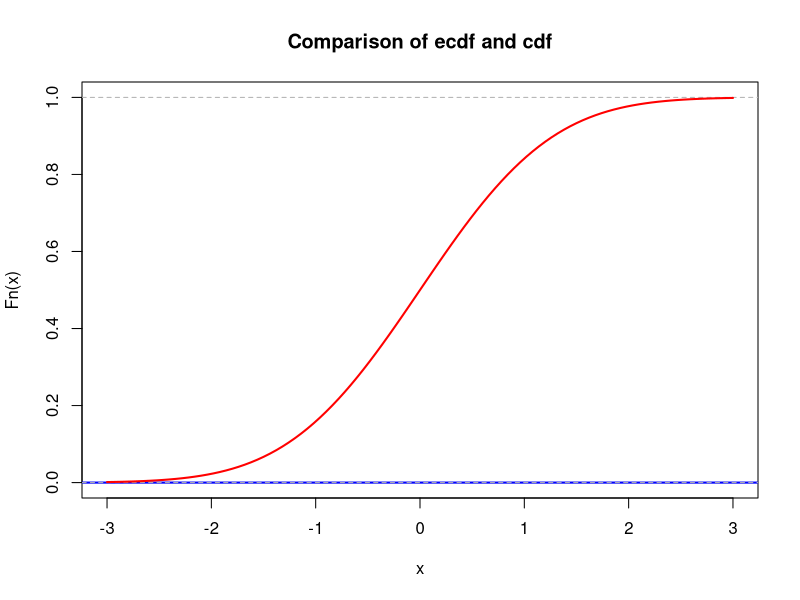
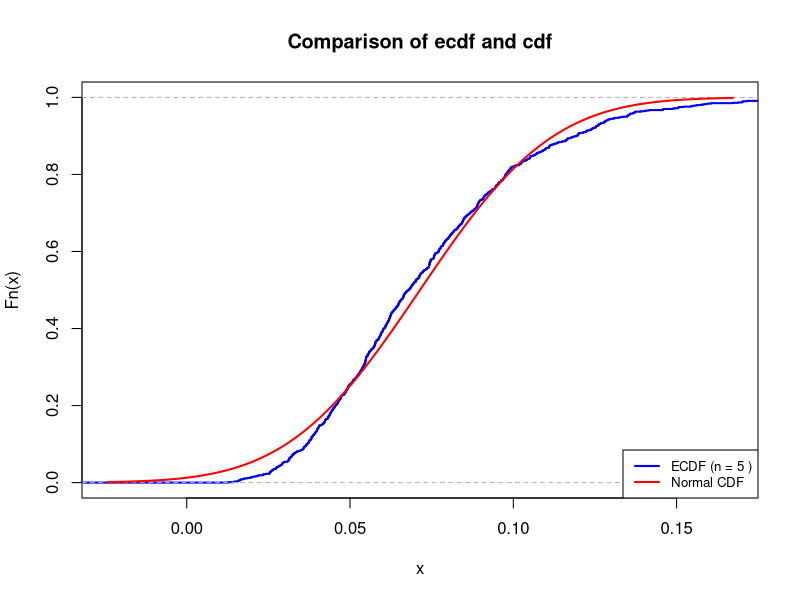
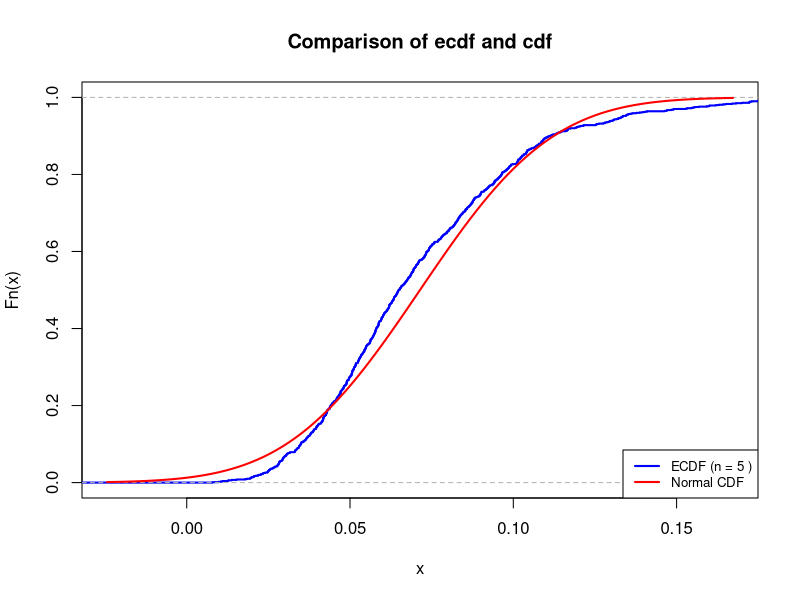
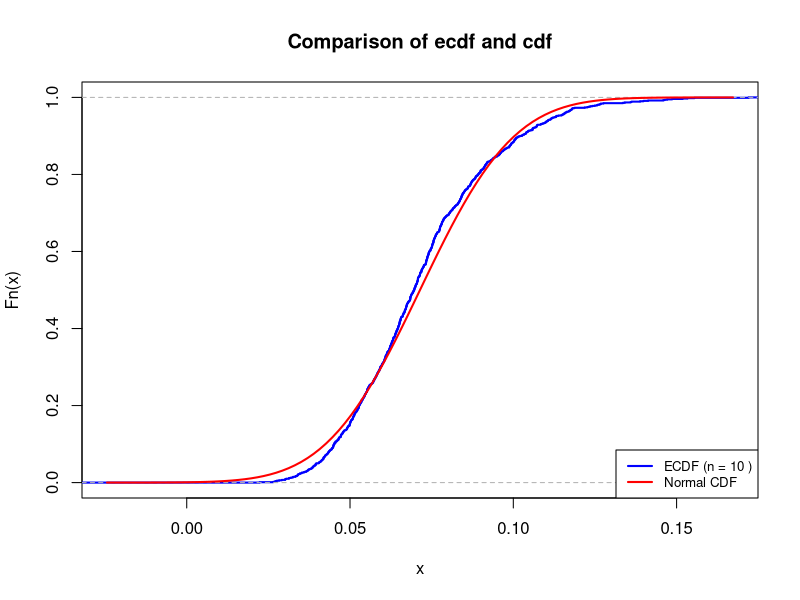
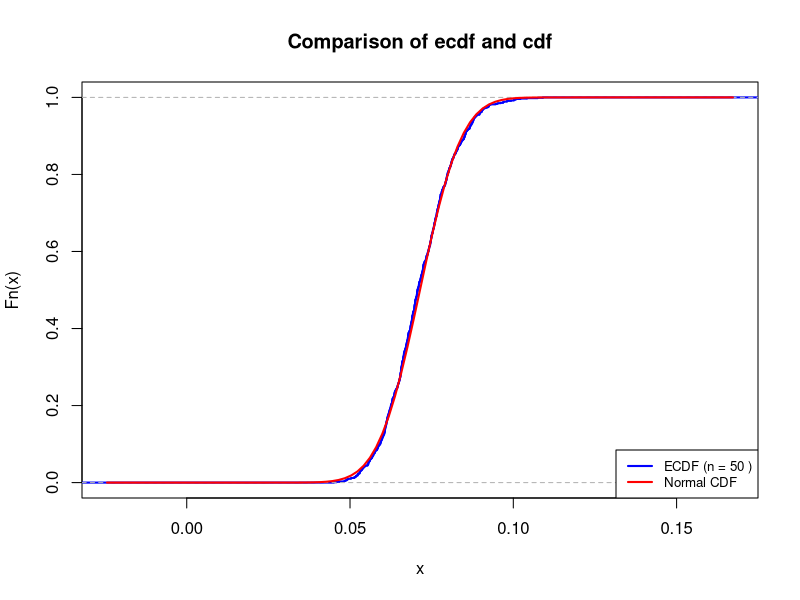

Write R code to recreate these figures, in order. (Note: this script raises an error after producing the figures.)
## ---- chunk 1
# your team id number 
                          ###
id <- 4                  ### Change to the correct id!
                          ###
set.seed(id)
p <- id/100
# matrices G and H
G <- matrix(c(1, 1, 1, 0, 0, 0, 0,
		1, 0, 0, 1, 1, 0, 0,
		0, 1, 0, 1, 0, 1, 0,
		1, 1, 0, 1, 0, 0, 1), nrow = 4, byrow = TRUE)
H <- t(matrix(c(1, 0, 1, 0, 1, 0, 1,
		0, 1, 1, 0, 0, 1, 1,
		0, 0, 0, 1, 1, 1, 1), nrow = 3, byrow = TRUE))
cat("The matrix G is: \n") 
G  
cat("The matrix H is: \n") 
H
cat("The product GH must be zero: \n")
(G%*%H) %%2
## ---- chunk 2
# generate N messages

message_generator <- function(N) {
  matrix(sample(c(0,1), 4*N, replace = TRUE), nrow = N)
}  
messages <- message_generator(100)
codewords <- (messages %*% G) %% 2
## ---- chunk 3
N <- nrow(messages)
n_bits <- ncol(G)

# кожен біт пошкоджується незалежно з імовірністю p
errors <- matrix(rbinom(N * n_bits, 1, p), nrow = N, ncol = n_bits)

# накладаємо помилки на кодові слова (XOR по модулю 2)
received <- (codewords + errors) %% 2

# перевіримо перші кілька рядків
head(errors)
head(received)
## ---- chunk 4
# syndrome calculation
syndromes <- (received %*% H) %% 2

# all possible single-bit errors
error_patterns <- diag(7)

# синдроми для кожного з них
syndrome_table <- (error_patterns %*% H) %% 2

# додаємо випадок "нема помилки"
syndrome_table <- rbind(rep(0,3), syndrome_table)

corrected <- received  # створюємо копію для виправлення

for (i in 1:nrow(received)) {
  s <- syndromes[i, ]
  # знаходимо індекс рядка в syndrome_table, який збігається з s
  match_idx <- which(apply(syndrome_table, 1, function(row) all(row == s))) - 1
  if (length(match_idx) == 1 && match_idx > 0) {
    # flip the corresponding bit
    corrected[i, match_idx] <- (corrected[i, match_idx] + 1) %% 2
  }
}

decoded <- corrected[, 1:4]

# обудова таблиці всіх кодових слів (16 можливих)
all_msgs <- as.matrix(expand.grid(0:1, 0:1, 0:1, 0:1))
all_code <- (all_msgs %*% G) %% 2

# допоміжна функція: робить рядок "0101010" для порівняння
key <- function(M) apply(M, 1, paste0, collapse = "")

# створюємо "словник" кодових слів -> повідомлень
dict_keys <- key(all_code)

# --- після виправлення помилок ---
recv_keys <- key(corrected)
idx <- match(recv_keys, dict_keys)

# декодовані повідомлення за знайденими індексами
decoded <- all_msgs[idx, , drop = FALSE]

success <- rowSums(decoded == messages) == 4
p_hat <- mean(success)
cat("Estimated probability of correct transmission (p_hat):", p_hat, "\n")

## ---- chunk 5
N <- nrow(messages)                           # кількість симуляцій
SE <- sqrt(p_hat * (1 - p_hat) / N)           # стандартна похибка
epsilon <- 1.96 * SE                          # напівдовжина 95% ДІ
CI <- c(p_hat - epsilon, p_hat + epsilon)

cat(sprintf("p_hat = %.5f\n", p_hat))
cat(sprintf("SE     = %.6f\n", SE))
cat(sprintf("95%% CI = (%.5f, %.5f)\n", CI[1], CI[2]))

## ---- chunk 6
eps_target <- 0.03

# плагін-оцінка за поточним p_hat
N <- ceiling( (1.96^2 * p_hat * (1 - p_hat)) / eps_target^2 )

cat(sprintf("N >= %d\n", N))

## ---- chunk 7

## ---- chunk 8
lambda <- 1  # change this!
N <- 100     # change this!
mu <- N * lambda
K <- 1e3
n <- 5
sample_means <- colMeans(matrix(rpois(n*K, lambda = mu), nrow=n))
## ---- chunk 9
mu <- 0       # change this!
sigma <- 1    # change this!
## ---- chunk 10
xlims <- c(mu-3*sigma,mu+3*sigma)
Fs <- ecdf(sample_means)
plot(Fs, 
     xlim = xlims, 
     ylim = c(0,1),
     col = "blue",
     lwd = 2,
     main = "Comparison of ecdf and cdf")
curve(pnorm(x, mean = mu, sd = sigma), col = "red", lwd = 2, add = TRUE)
## ---- chunk 11
nu1 <- 14
K <- 1e3
n <- 5 #change 10, 50
sample_means <- colMeans(matrix(rexp(n*K, rate = nu1), nrow=n))
## ---- chunk 12
mu <- 1/nu1 #teoretical
sigma <- 1/(sqrt(n)*nu1) # var(sample mean)
## ---- chunk 13
xlims <- c(mu-3*sigma,mu+3*sigma) # 99.7% of data in mu +- 3sigma in normal dist.

Fs <- ecdf(sample_means)
plot(Fs, 
     xlim = xlims, 
     col = "blue",
     lwd = 2,
     main = "Comparison of ecdf and cdf")

curve(pnorm(x, mean = mu, sd = sigma), col = "red", lwd = 2, add = TRUE)

legend("bottomright", 
       legend = c(paste("ECDF (n =", n, ")"), "Normal CDF"), 
       col = c("blue", "red"), 
       lwd = 2, 
       cex = 0.8)
## ---- chunk 14
max_diff <- max(abs(Fs(sample_means)-pnorm(sample_means, mean = mu, sd = sigma)))
cat("For n =", N, "maximal difference between the two c.d.f.'s =", max_diff)
## ---- chunk 15
n_vals <- c(5, 10, 50)
for (n in n_vals) {
  sample_means <- colMeans(matrix(rexp(n*K, rate = nu1), nrow=n))
  mu <- 1/nu1 #teoretical
  sigma <- 1/(sqrt(n)*nu1) # var(sample mean)
  Fs <- ecdf(sample_means)
  plot(Fs, 
       xlim = xlims, 
       col = "blue",
       lwd = 2,
       main = "Comparison of ecdf and cdf")
  
  curve(pnorm(x, mean = mu, sd = sigma), col = "red", lwd = 2, add = TRUE)
  
  legend("bottomright", 
         legend = c(paste("ECDF (n =", n, ")"), "Normal CDF"), 
         col = c("blue", "red"), 
         lwd = 2, 
         cex = 0.8)
}
## ---- chunk 16
desired <- 0.95

#Markov
N_markov <- ceiling(100/(100*(1-desired)*nu1)) #3
cat("Markov: N >=", N_markov, "\n")
#CLT
N_clt <- floor((100 + qnorm(1-desired)*sqrt(100))/(100*nu1)) #0
cat("CLT: N <=", N_clt, "\n")
#Chernoff
N_chernoff <- 10#default -> 10, too big
for (N in 1:10) {
  nu <- nu1*N
  bound <- exp(min*nu - 100) * (min*nu/100)^100
  if (bound <= (1-desired)) {
    N_chernoff <- N
    break
  }
}
cat("Chernoff: N <=", N_chernoff, "\n")
#Predicted
N_pred <- 2
nu <- nu1*N_pred

S_samples <- replicate(K, sum(rexp(100, rate = nu)))

hist(S_samples, breaks = 30, col = "skyblue",
     main = paste("Total Time Distribution (N =", N_pred, ")"),
     xlab = "Seconds")

safe_prob <- mean(S_samples <= 100) #???
cat("Probability the location is safe: P =", round(safe_prob, 4), "\n")
## ---- chunk 17
set.seed(4)
mu <- 4
sigma <- sqrt(2*4 + 7)
N <- 100

X <- rnorm(N, mean = mu, sd = sigma)
Y <- 1/X
one_over_X_ <- 1/mean(X)
Y_ <- mean(Y)

cat("1 / mean(X)", one_over_X_, "\n")
cat("mean(Y):", Y_, "\n")
## ---- chunk 18
lambda <- 2
N <- 100

set.seed(4)
#X,Y - i.i.d. r.v. with Exp(2)
X <- rexp(N, rate = lambda)
Y <- rexp(N, rate = lambda)
Z <- log(X) + 5

# Q.Q.-plot X,Y
qqplot(X, Y, main = "Q.Q.-plot: X,Y (Exp(2))", xlab = "X quantile", ylab = "Y quantile")
abline(0, 1, col = "red", lty = 2)

# Scatterplot X,Y
plot(X, Y, main = "Scatterplot: X,Y", xlab = "X", ylab = "Y")
abline(0, 1, col = "red", lty = 2)

# Q.Q.-plot X,Z
qqplot(X, Z, main = "Q.Q.-plot X,Z", xlab = "X quantile", ylab = "Y quantile")
abline(0, 1, col = "red", lty = 2)

# Scatterplot X,Z
plot(X, Z, main = "Scatterplot X,Z", xlab = "X", ylab = "Z")
curve(log(x) + 5, from = min(X), to = max(X), add = TRUE, col = "red", lwd = 2)
## ---- chunk 19
N <- 100
set.seed(4)
X <- rbinom(N, size = 3, prob=0.5)

teor_exp_x <- 3*0.5
teor_var_x <- 3*0.5*(1-0.5)
cat("Teoretical Expectation of X =", teor_exp_x, "\n")
cat("Teoretical Variance of X =", teor_var_x, "\n\n")

sample_mean_x <- mean(X)
sample_var_X <- var(X)
cat("Sample mean of X =", sample_mean_x, "\n")
cat("Sample variance of X =", sample_var_X, "\n")
## ---- chunk 20
Y <- 0.5*X - 1


teor_exp_y <- 0.5*teor_exp_x -1
teor_var_y <- 0.5^2 *teor_var_x
cat("Teoretical Expectation of Y =", teor_exp_y, "\n")
cat("Teoretical Variance of Y =", teor_var_y, "\n\n")

sample_mean_y <- mean(Y)
sample_var_y <- var(Y)
cat("Sample mean of Y =", sample_mean_y, "\n")
cat("Sample variance of Y =", sample_var_y, "\n")
